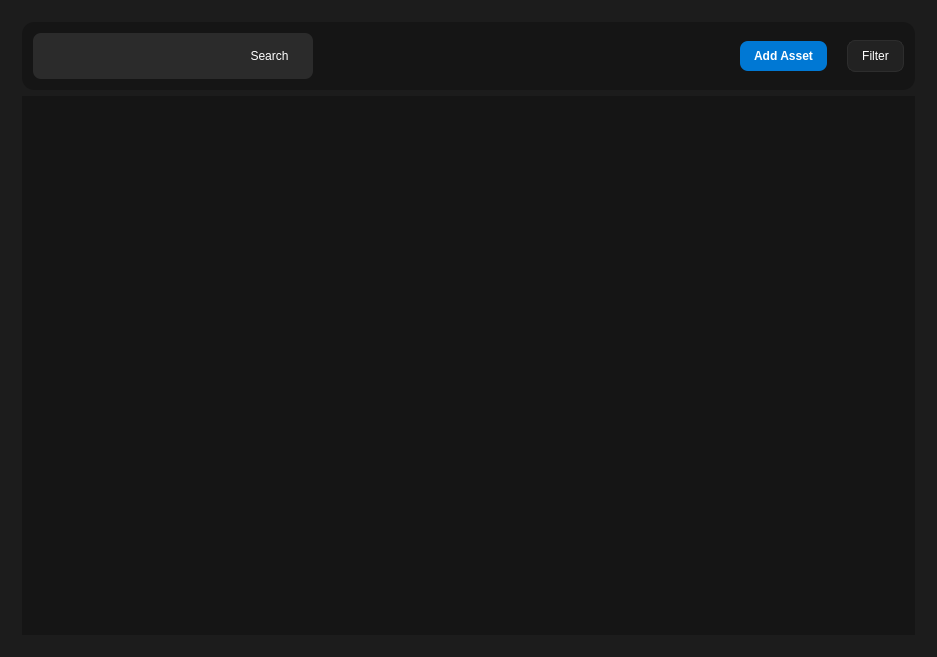
<?xml version="1.0" encoding="UTF-8"?>
<ui version="4.0">
 <class>AssetsPageClass</class>
 <widget class="QWidget" name="AssetsPageClass">
  <property name="geometry">
   <rect>
    <x>0</x>
    <y>0</y>
    <width>937</width>
    <height>657</height>
   </rect>
  </property>
  <property name="windowTitle">
   <string>AssetsPage</string>
  </property>
  <property name="styleSheet">
   <string notr="true">QWidget {
    background-color: #1c1c1c;
    color: #ffffff;
}


QWidget#toolbarContainer {
    background-color: #151515;
    border-radius: 12px;
}

QLineEdit#assetSearchInput {
    background-color: #222222;
    border: 1px solid #2d2d2d;
    border-radius: 8px;
    padding: 8px 12px;
    color: #ffffff;
}

QPushButton#addAssetButton {
    background-color: #0078d4;
    color: white;
    border: none;
    border-radius: 8px;
    padding: 8px 14px;
    font-weight: 600;
}

QPushButton#filterAssetButton {
    background-color: #222222;
    color: #ffffff;
    border: 1px solid #2d2d2d;
    border-radius: 8px;
    padding: 8px 14px;
}

QTableWidget#assetsTable {
    background-color: #151515;
    color: #ffffff;
    border: none;
    gridline-color: transparent;
    outline: none;
}

QHeaderView::section {
    background-color: #202020;
    color: #9ca3af;
    border: none;
    padding-left: 12px;
    font-weight: 600;
}

QTableWidget::item {
    border-bottom: 1px solid #252525;
    padding-left: 12px;
}

QTableWidget::item:selected {
    background-color: #243044;
}

QPushButton#viewActionButton {
    background-color: #f59e0b;
    color: white;
    border: none;
    border-radius: 6px;
}

QPushButton#editActionButton {
    background-color: #0078d4;
    color: white;
    border: none;
    border-radius: 6px;
}

QPushButton#deleteActionButton {
    background-color: #dc2626;
    color: white;
    border: none;
    border-radius: 6px;
}</string>
  </property>
  <layout class="QVBoxLayout" name="verticalLayout_2">
   <item>
    <widget class="QWidget" name="widget" native="true">
     <layout class="QVBoxLayout" name="verticalLayout">
      <item>
       <widget class="QWidget" name="toolbarContainer" native="true">
        <property name="sizePolicy">
         <sizepolicy hsizetype="Expanding" vsizetype="Fixed">
          <horstretch>0</horstretch>
          <verstretch>0</verstretch>
         </sizepolicy>
        </property>
        <property name="maximumSize">
         <size>
          <width>16777215</width>
          <height>70</height>
         </size>
        </property>
        <layout class="QHBoxLayout" name="horizontalLayout">
         <item>
          <widget class="QWidget" name="searchContainer" native="true">
           <property name="sizePolicy">
            <sizepolicy hsizetype="Fixed" vsizetype="Fixed">
             <horstretch>0</horstretch>
             <verstretch>0</verstretch>
            </sizepolicy>
           </property>
           <property name="minimumSize">
            <size>
             <width>280</width>
             <height>0</height>
            </size>
           </property>
           <property name="maximumSize">
            <size>
             <width>340</width>
             <height>16777215</height>
            </size>
           </property>
           <property name="sizeIncrement">
            <size>
             <width>0</width>
             <height>0</height>
            </size>
           </property>
           <property name="styleSheet">
            <string notr="true">QWidget#searchContainer {
    background-color: #2b2b2b;
    border-radius: 8px;
}

QLineEdit#assetSearchInput {
    border: none;
    background: transparent;
    color: white;
    padding-left: 10px;
}

QPushButton#assetSearchButton {
    border: none;
    background: transparent;
    color: white;
}</string>
           </property>
           <layout class="QHBoxLayout" name="horizontalLayout_3">
            <item>
             <widget class="QLineEdit" name="assetSearchInput">
              <property name="sizePolicy">
               <sizepolicy hsizetype="Expanding" vsizetype="Fixed">
                <horstretch>0</horstretch>
                <verstretch>0</verstretch>
               </sizepolicy>
              </property>
              <property name="minimumSize">
               <size>
                <width>173</width>
                <height>24</height>
               </size>
              </property>
              <property name="maximumSize">
               <size>
                <width>200</width>
                <height>30</height>
               </size>
              </property>
              <property name="sizeIncrement">
               <size>
                <width>0</width>
                <height>0</height>
               </size>
              </property>
              <property name="styleSheet">
               <string notr="true"/>
              </property>
             </widget>
            </item>
            <item>
             <widget class="QPushButton" name="assetSearchButton">
              <property name="sizePolicy">
               <sizepolicy hsizetype="Fixed" vsizetype="Fixed">
                <horstretch>0</horstretch>
                <verstretch>0</verstretch>
               </sizepolicy>
              </property>
              <property name="minimumSize">
               <size>
                <width>65</width>
                <height>0</height>
               </size>
              </property>
              <property name="maximumSize">
               <size>
                <width>71</width>
                <height>16777215</height>
               </size>
              </property>
              <property name="styleSheet">
               <string notr="true">border: none;</string>
              </property>
              <property name="text">
               <string>Search</string>
              </property>
              <property name="icon">
               <iconset theme="QIcon::ThemeIcon::EditFind"/>
              </property>
              <property name="iconSize">
               <size>
                <width>23</width>
                <height>16</height>
               </size>
              </property>
             </widget>
            </item>
           </layout>
          </widget>
         </item>
         <item>
          <spacer name="horizontalSpacer">
           <property name="orientation">
            <enum>Qt::Orientation::Horizontal</enum>
           </property>
           <property name="sizeType">
            <enum>QSizePolicy::Policy::Expanding</enum>
           </property>
           <property name="sizeHint" stdset="0">
            <size>
             <width>396</width>
             <height>20</height>
            </size>
           </property>
          </spacer>
         </item>
         <item>
          <widget class="QPushButton" name="addAssetButton">
           <property name="sizePolicy">
            <sizepolicy hsizetype="Fixed" vsizetype="Fixed">
             <horstretch>0</horstretch>
             <verstretch>0</verstretch>
            </sizepolicy>
           </property>
           <property name="text">
            <string>Add Asset</string>
           </property>
           <property name="icon">
            <iconset theme="QIcon::ThemeIcon::ListAdd"/>
           </property>
          </widget>
         </item>
         <item>
          <spacer name="horizontalSpacer_2">
           <property name="orientation">
            <enum>Qt::Orientation::Horizontal</enum>
           </property>
           <property name="sizeType">
            <enum>QSizePolicy::Policy::Preferred</enum>
           </property>
           <property name="sizeHint" stdset="0">
            <size>
             <width>14</width>
             <height>20</height>
            </size>
           </property>
          </spacer>
         </item>
         <item>
          <widget class="QPushButton" name="filterAssetButton">
           <property name="sizePolicy">
            <sizepolicy hsizetype="Fixed" vsizetype="Fixed">
             <horstretch>0</horstretch>
             <verstretch>0</verstretch>
            </sizepolicy>
           </property>
           <property name="text">
            <string>Filter</string>
           </property>
          </widget>
         </item>
        </layout>
       </widget>
      </item>
      <item>
       <widget class="QTableWidget" name="assetsTable">
        <property name="styleSheet">
         <string notr="true"/>
        </property>
        <property name="frameShape">
         <enum>QFrame::Shape::NoFrame</enum>
        </property>
       </widget>
      </item>
     </layout>
    </widget>
   </item>
  </layout>
 </widget>
 <layoutdefault spacing="6" margin="11"/>
 <resources/>
 <connections/>
</ui>
